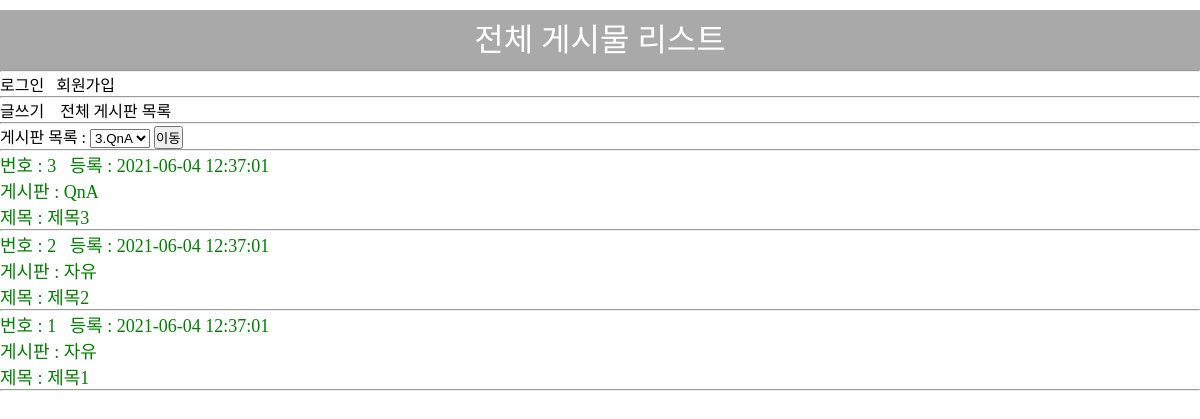
Screenshot of /usr/article/list.php with the database file from the repository.
### tables this page shows
CREATE TABLE article(
  id INT(10) UNSIGNED NOT NULL PRIMARY KEY AUTO_INCREMENT,
  memberId INT(10) UNSIGNED NOT NULL,
  boardId INT(10) UNSIGNED NOT NULL,
  regDate DATETIME NOT NULL,
  updateDate DATETIME NOT NULL,
  title VARCHAR(20) NOT NULL,
  `body` TEXT NOT NULL,
  hit INT(10) UNSIGNED NOT NULL
);

CREATE TABLE board(
  id INT(10) UNSIGNED NOT NULL PRIMARY KEY AUTO_INCREMENT,
  regDate DATETIME NOT NULL,
  updateDate DATETIME NOT NULL,
  `name` VARCHAR(20) NOT NULL,
  `code` VARCHAR(20) NOT NULL
);

### util.php (called while the page is built, shortened)
<?php
class DB__SecSql{
  private string $templateStr = "";
  private array $params = [];
  public function add(string $sqlBit, string $param = null){
    $this -> templateStr .= " " . $sqlBit;
    if($param){
      $this->params[] = $param;
    }
  }
  public function getTemplate() : string{
    return trim($this -> templateStr);
  }
  public function getForBindParam1stArg() : string{
    $paramTypesStr = "";
    $count = count($this -> params);
    for($i = 0; $i < $count; $i++){
      $paramTypesStr .= "s";
    }
    return $paramTypesStr;
  }
  public function getParams() : array {
    return $this->params;
  }
  public function getParamsCount(): int {
    return count($this->params);
  }
}
function DB__secSql(){
  return new DB__SecSql();
}
function DB__getStmtFromSecSql(DB__SecSql $sql): mysqli_stmt {
  global $dbConn;
  $stmt = $dbConn->prepare($sql->getTemplate());
  if( $sql->getParamsCount() ){
    $stmt->bind_param($sql -> getForBindParam1stArg(), ...$sql->getParams());
  }
  return $stmt;
}
function DB__getRow(DB__SecSql $sql){
  $stmt = DB__getStmtFromSecSql($sql);
  $stmt->execute();
  $result = $stmt->get_result();
  return $result->fetch_assoc();
}
function DB__getRows(DB__SecSql $sql){
  $stmt = DB__getStmtFromSecSql($sql);
  $stmt->execute();
  $result = $stmt->get_result();
  $rows = [];
  while($row = $result->fetch_assoc()){
    $rows[] = $row;
  }
  return $rows;
}

### usr/article/list.php (the view, shortened to what this page needs)
<?php
$sql = DB__secSql();
$sql->add("SELECT *");
$sql->add("FROM article AS A");
$sql->add("ORDER BY A.id DESC");
$articles = DB__getRows($sql);
$sqlBoard2 = DB__secSql();
$sqlBoard2->add("SELECT *");
$sqlBoard2->add("FROM board AS B");
$sqlBoard2->add("ORDER BY B.id DESC");
$boards = DB__getRows($sqlBoard2);
?>
<?php
$pageTitle = "전체 게시물 리스트";
?>
<?php require_once __DIR__ . "/../head.php"; ?>
  <span><a href="write.php">글쓰기</a></span> &ensp;
  <span><a href="../board/list.php">전체 게시판 목록</a></span>
  <hr>
  <form action="../article/filteredArticlesByBoard.php">
    <span>게시판 목록 : </span>
    <select name="boardId">
      <?php foreach($boards as $board) {?>
        <option value="<?=$board['id']?>">
          <?=$board['id']?>.<?=$board['name']?>
        </option>
      <?php }?>
    </select>
    <input type="submit" value="이동">
  </form>
  <hr>
  <?php foreach($articles as $article) {?>
    <?php
      $sqlBoard = DB__secSql();
      $sqlBoard->add("SELECT *");
      $sqlBoard->add("FROM board AS B");
      $sqlBoard->add("WHERE B.id = ?", $article['boardId']);
      $board = DB__getRow($sqlBoard);
    ?>
    <div>
      <a href="detail.php?id=<?=$article['id']?>">번호 : <?=$article['id']?></a>&ensp;
      등록 : <?=$article['regDate']?><br>
      게시판 : <?=$board['name']?><br>
      <a href="detail.php?id=<?=$article['id']?>">제목 : <?=$article['title']?></a>
      <hr>
    </div>
  <?php }?>
  <?php require_once __DIR__ . "/../foot.php"; ?>

### usr/head.php (shortened to what this page needs)
<!DOCTYPE html>
<html lang="ko">
<head>
  <link rel="stylesheet" href="/common.css">
  <link rel="stylesheet" href="https://cdnjs.cloudflare.com/ajax/libs/font-awesome/5.15.3/css/all.min.css">
</head>
<body>
  <div class="top-bar con">
    <div class="pageTitle">
      <?=$pageTitle?>
    </div>
  </div>
  <hr>
  <?php if( !isset($_SESSION['loginedMemberId']) ){ ?>
    <a href="../member/login.php">로그인</a>&ensp;
    <a href="../member/join.php">회원가입</a>
    <hr>
  <?php }?>

### common.css (style rules this page uses)
div { font-size: 18px; color: green ; }
* { padding:0; margin:0; }
a { text-decoration:none; color:inherit; }
.con { max-width:1200px; margin:0 auto; }
.top-bar { margin-top:10px; height:60px; background-color:darkgray; text-align:center; line-height:60px; position:relative; }
.top-bar > .pageTitle { width:500px; color:white; font-size:2rem; position:absolute; top:50%; left:50%; transform:translate(-50%, -50%); }

### rows the page displays
article: id "3", regDate "2021-06-04 12:37:01", boardId.name "QnA", title "제목3"
article: id "2", regDate "2021-06-04 12:37:01", boardId.name "자유", title "제목2"
article: id "1", regDate "2021-06-04 12:37:01", boardId.name "자유", title "제목1"

### other values shown
$pageTitle "전체 게시물 리스트"
form field boardId "3.QnA"
